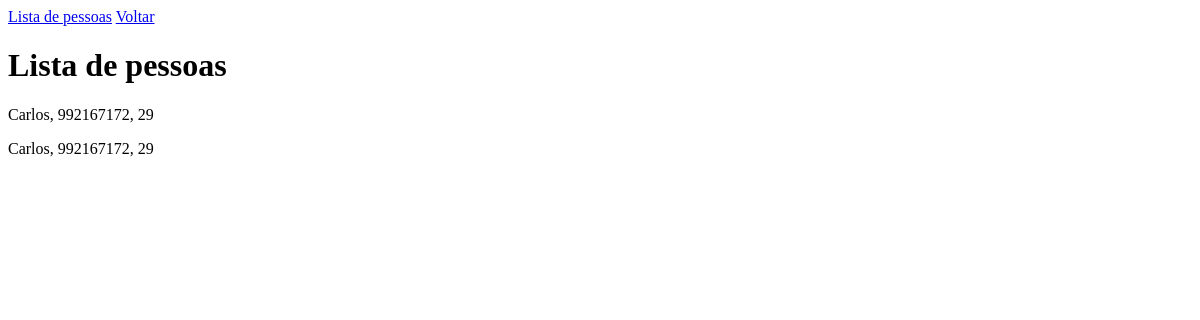
Page /list_pessoas/ on the earlier database version.
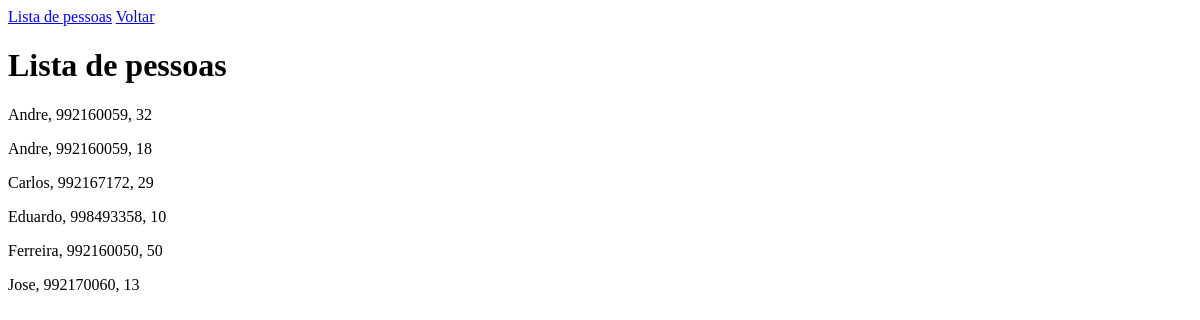
Same page on the later database version.
### core/models.py (models this page shows, shortened)
class Pessoas(models.Model):
    nome = models.CharField('Nome', max_length=200)
    idade = models.CharField('Idade', max_length=11)
    telefone = models.IntegerField('Telefone', null=True, blank=True)
    class Meta:
        verbose_name = 'Pessoa'
        verbose_name_plural= 'Pessoas'
        ordering = ['nome']

### core/views.py (the view)
# urls.py: path('list_pessoas/', list_pessoas, name='list_pessoas'),
def list_pessoas(request):
    pessoas = Pessoas.objects.all()
    template_name = 'list_pessoas.html'
    context = {
        'pessoas': pessoas
    }
    return render(request, template_name, context)

### core/templates/list_pessoas.html
{% extends 'index.html' %}
{% block conteudo %}
<h1>Lista de pessoas</h1>
{% for pessoa in pessoas %}
<p>{{ pessoa.nome }}, {{ pessoa.telefone }}, {{ pessoa.idade }}</p>
{% endfor %}
{%endblock%}

### core/templates/index.html (shortened to what this page needs)
<!DOCTYPE html>
<html lang="en">
<head>
</head>
<body>
   <a href="{% url 'list_pessoas' %}">Lista de pessoas</a>
   <a href="{% url 'index' %}">Voltar</a>
   {%block conteudo%}
   {%endblock%}
</body>
</html>

Differences in the rows shown:
removed Pessoas: nome "Carlos", telefone "992167172", idade "29"
added Pessoas: nome "Andre", telefone "992160059", idade "32"
added Pessoas: nome "Andre", telefone "992160059", idade "18"
added Pessoas: nome "Eduardo", telefone "998493358", idade "10"
added Pessoas: nome "Ferreira", telefone "992160050", idade "50"
added Pessoas: nome "Jose", telefone "992170060", idade "13"
